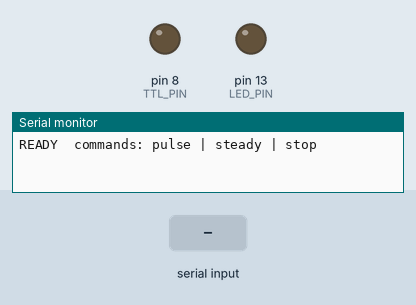
Simulated run of this sketch. Board: Arduino Uno, built with avr-gcc and run on an emulated ATmega328P. Parts: output pins drawn as LEDs (lit = HIGH), the last lines printed to the serial monitor. Dashed ring = blinking. The inputs (shaded band) are chosen by the test bench.

Above: at 1.2 s.
1.3 s: "pulse\n" received over Serial
At 1.55 s:
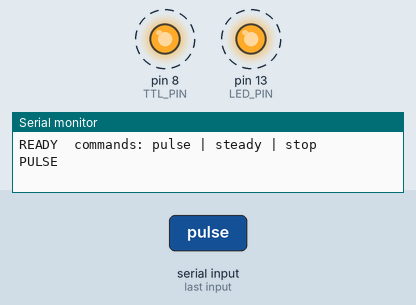
4.3 s: "steady\n" received over Serial
At 5.3 s:
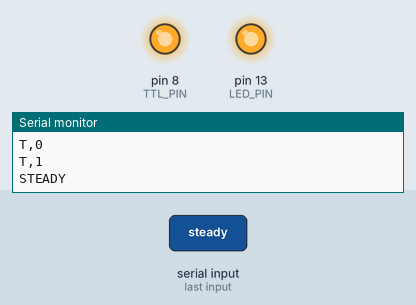
5.8 s: "stop\n" received over Serial
At 6.5 s:
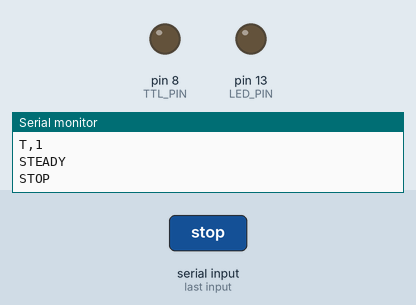
Timing chart, 0 to 8.8 s (numbered marks = the images above; inputs shaded):
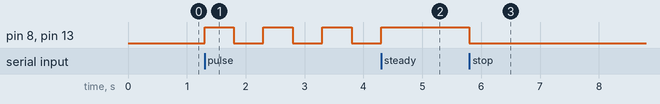

The sketch:

laser_calibration_single_mega2560.ino
```cpp
// ===== Laser TTL Debug Sketch =====
// Commands (case-insensitive, newline optional):
//   "pulse"  -> start 0.5s ON / 0.5s OFF square wave
//   "steady" -> TTL held HIGH continuously
//   "stop"   -> stop output, pull TTL LOW
// Pin assignments: TTL_PIN = 8, baud = 115200

const uint8_t       TTL_PIN     = 8;
const uint8_t       LED_PIN     = 13;
const unsigned long SERIAL_BAUD = 115200;
const unsigned long HALF_PERIOD = 500;  // ms per half-cycle in pulse mode

enum class Mode { IDLE, PULSE, STEADY };

Mode          mode       = Mode::IDLE;
bool          ttlState   = false;
unsigned long lastToggle = 0;

String cmdBuf = "";  // accumulate serial characters into a command line

// ---- helpers ----------------------------------------------------------------

void setOutput(bool high) {
  ttlState = high;
  digitalWrite(TTL_PIN, high ? HIGH : LOW);
  digitalWrite(LED_PIN, high ? HIGH : LOW);
}

void enterIdle() {
  mode = Mode::IDLE;
  setOutput(false);
  Serial.println(F("STOP"));
}

void enterPulse() {
  mode       = Mode::PULSE;
  lastToggle = millis();
  setOutput(true);
  Serial.println(F("PULSE"));
}

void enterSteady() {
  mode = Mode::STEADY;
  setOutput(true);
  Serial.println(F("STEADY"));
}

void handleCommand(const String& cmd) {
  // Trim and convert to lower-case for case-insensitive matching
  String c = cmd;
  c.trim();
  c.toLowerCase();

  if (c == "pulse") {
    enterPulse();
  } else if (c == "steady") {
    enterSteady();
  } else if (c == "stop") {
    enterIdle();
  } else if (c.length() > 0) {
    // Echo back unknown commands so the user knows what was received
    Serial.print(F("UNKNOWN: "));
    Serial.println(c);
  }
}

// ---- Arduino lifecycle ------------------------------------------------------

void setup() {
  pinMode(TTL_PIN, OUTPUT);
  pinMode(LED_PIN, OUTPUT);
  setOutput(false);

  Serial.begin(SERIAL_BAUD);
  Serial.println(F("READY  commands: pulse | steady | stop"));
}

void loop() {
  // 1) Read serial into line buffer; dispatch on newline or CR
  while (Serial.available()) {
    char ch = (char)Serial.read();
    if (ch == '\n' || ch == '\r') {
      handleCommand(cmdBuf);
      cmdBuf = "";
    } else {
      cmdBuf += ch;
    }
  }

  // 2) Non-blocking square-wave toggle (only active in PULSE mode)
  if (mode == Mode::PULSE && (millis() - lastToggle >= HALF_PERIOD)) {
    lastToggle += HALF_PERIOD;
    setOutput(!ttlState);
    Serial.print(F("T,"));
    Serial.println(ttlState ? 1 : 0);
  }
}
```

Measured:
- after the input at 1.3 s, pin 8 (TTL_PIN), pin 13 (LED_PIN): alternates HIGH for 0.50 s and LOW for 0.50 s, starting at once
- after the input at 4.3 s, pin 8 (TTL_PIN), pin 13 (LED_PIN): stays HIGH (without the input it goes to LOW after 0.50 s)
- after the input at 5.8 s, pin 8 (TTL_PIN), pin 13 (LED_PIN): HIGH → LOW at once
